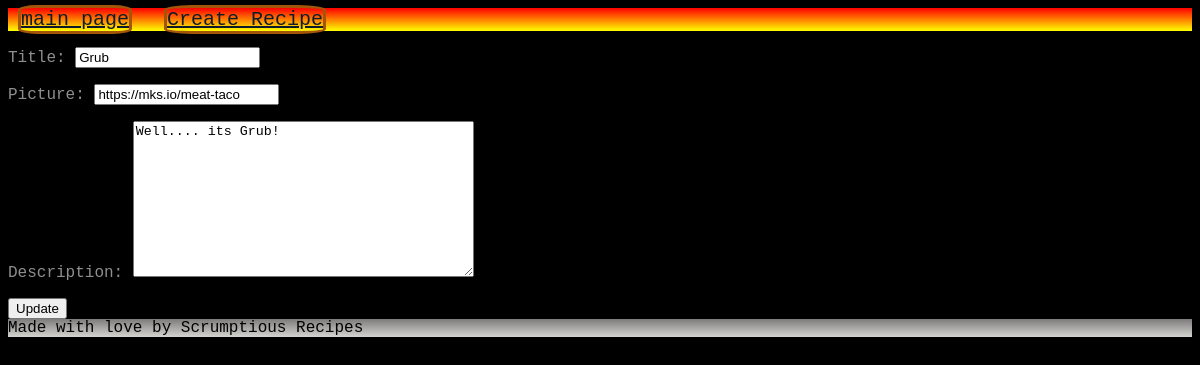
The page /recipes/recipes/details/2/edit/ on the database its author committed.
### recipes/models.py (models this page shows)
class Recipe(models.Model):
    title = models.CharField(max_length=200)
    picture = models.URLField()
    description = models.TextField()
    created_on = models.DateTimeField(auto_now_add=True)
    author = models.ForeignKey(
        settings.AUTH_USER_MODEL,
        related_name='recipes',
        on_delete=models.CASCADE,
        null=True,
    )

### recipes/views.py (the view)
# urls.py: path('recipes/details/<int:id>/edit/', edit_post, name = 'edits'),
def edit_post(request, id):
    recipe = Recipe.objects.get(id=id)
    if request.method == 'POST':
        form = RecipeForm(request.POST, instance = recipe)
        if form.is_valid():
            form.save()
            return redirect('recipes_list')
    else:
        form = RecipeForm(instance = recipe)
    context={ 'form': form, 'recipe': recipe}
    return render(request, 'recipes/edit.html', context)

### recipes/forms.py
class RecipeForm(ModelForm):    # Step 1
    class Meta:                 # Step 2
        model = Recipe          # Step 3
        fields = [              # Step 4
            "title",            # Step 4
            "picture",          # Step 4
            "description",      # Step 4
        ]

### recipes/templates/recipes/edit.html (shortened to what this page needs)
{% extends 'base.html' %}
{% load static %}
{% block content %}
<!DOCTYPE html>
<html lang="en">
<head>
</head>
<body>
    <header>
        <nav>
            <a href="{% url 'recipes_list' %}">main page</a>
            <a href='{% url "create_post" %}'> Create Recipe</a>
        </nav>
    </header>
    <main>
        <form method="post">
            {{ form.as_p}}
            <button>Update</button>
        </form>
    </main>
</body>
</html>
{% endblock content %}

### accounts/static/css/recipes.css (style rules this page uses)
:root { --sunsetGradient: linear-gradient(red, yellow); --metalGradient: linear-gradient(rgb(125, 123, 123), rgb(211, 211, 208)); --skyBlueGradient :linear-gradient(rgb(165, 221, 235), rgb(221, 226, 230)); }
body { margin : none; padding: none; color: aliceblue; background-color: black; color: rgb(145, 142, 142); font-family:'Courier New', Courier, monospace; background-repeat: no-repeat; background-size: contain; }
header a { color: rgb(15, 29, 42); border: solid .2rem rgb(163, 86, 9); border-radius: 17%; margin:10px; margin-bottom: 10px; }
header { font-size: 125%; background-image: var(--sunsetGradient); color: black; }

### rows shown on the page
Recipe: title "Grub", picture "https://mks.io/meat-taco", description "Well.... its Grub!"
